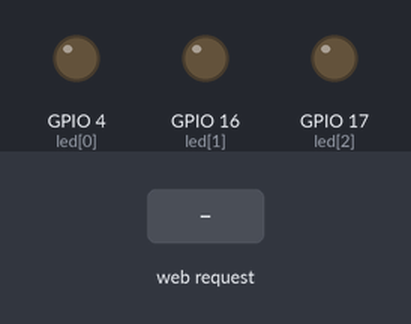
A sketch run on a simulated ESP32. Parts: output pins drawn as LEDs (lit = HIGH). The test bench sets the inputs (shaded band). WiFi joins after 1.5 s; servers stay silent unless stated; what the sketch prints to the serial monitor is not drawn.

Above: at 2.7 s.
2.8 s: HTTP request GET /H received
At 3.7 s:
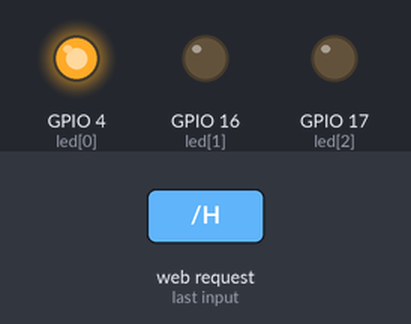
4.3 s: HTTP request GET /ORANGE received
At 4.9 s:
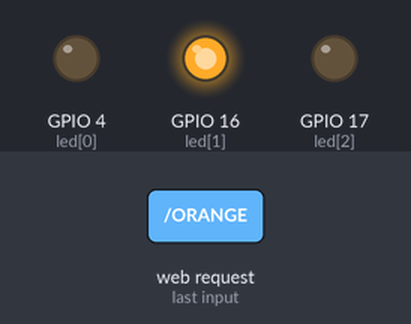
5.8 s: HTTP request GET /GREEN received
At 7.0 s:
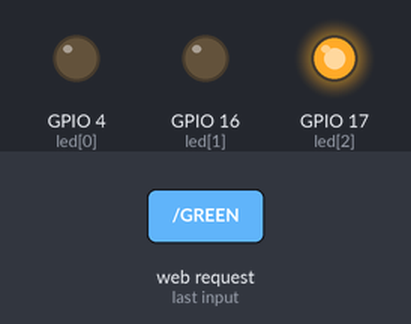
7.3 s: HTTP request GET /L received
At 8.4 s:
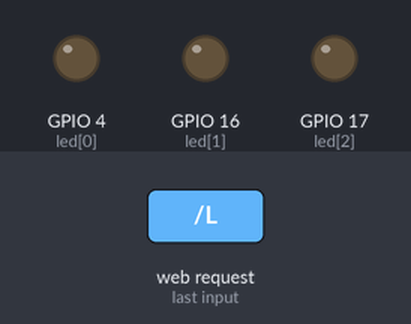
8.8 s: HTTP request GET /H?ledval=1 received
At 9.5 s:
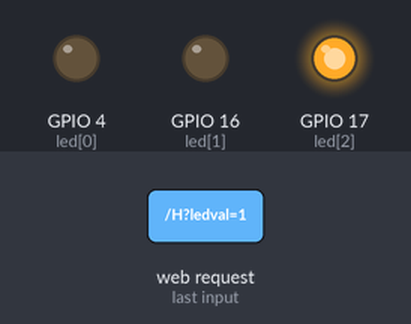
Timing chart, 0 to 11.3 s (numbered marks = the images above; inputs shaded):
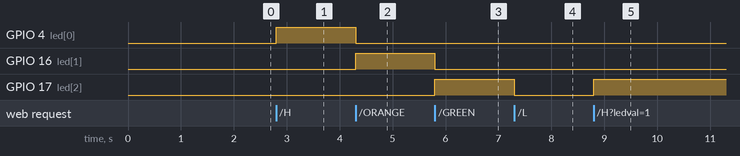

The sketch:

light.ino
```cpp
#include <WiFi.h>
#include <WiFiClient.h>
#include <WebServer.h>
#include <ESPmDNS.h>

const char* ssid = "Sapido_RB-1602G3_d526bf";
const char* password = "";
//const char* ssid = "AndroidAP0B53";
//const char* password = "123456788";
//const char* ssid = "thomas";
//const char* password = "1qaz2wsx";

String website;

bool ledstate=0;

int color=0;

WebServer server(80);
//int led =13;
//const int led1 = 13;
//const int led2 = 12;
//const int led3 = 23;

const int led[]={4,16,17};
int ledcount=3;

void createSite(){
  website+="<!DOCTYPE html><html lang=\"en\"><head> <meta charset=\"UTF-8\"> <meta name=\"viewport\" content=\"width=device-width, initial-scale=1.0\"> <title>Diming LED</title> <script src=\"https://code.jquery.com/jquery-3.3.1.js\"></script> <script>$(document).ready(function(){$(\"[type=range]\").change(function(){var ledvalue=$(\"#led\").val(); $(\".ledvalue\").text(ledvalue);});}); </script> <style>body{background-color: rgb(108, 159, 189);}.container{display: flex; flex-direction: column; align-items: center;}.btn{padding: 0.3em 0.5em; font-size: 1.5em;}.title1{text-align:center;color:rgb(224, 224, 75);text-shadow:0px 3px 5px #000; margin-bottom: 50px;}a{display:block;text-decoration:none;background-color:#FFFFFF;radius:3px;width:150px;text-align:center;margin:0 auto;margin-bottom:30px;font-size:2em;box-shadow: 0px 3px 6px #000;}.btn1{color:black;}.btn2{color:black;}.title2{text-align:center;color:rgb(224, 224, 75);text-shadow:0px 3px 5px #000; margin-bottom: 50px;}a{display:block;text-decoration:none;background-color:#FFFFFF;radius:3px;width:150px;text-align:center;margin:0 auto;margin-bottom:30px;font-size:2em;box-shadow: 0px 3px 6px #000;}.btn3{color:red;}.btn4{color:orange;}.btn5{color:green;}</style></head><body>  <div class=\"container\"> <h1>LED Diming</h1> <h3>LED Light=<span class='ledvalue'>0</span></h3> <form action=\"ledDiming\" method=\"get\" id=\"form1\"> <input type=\"range\" name=\"ledval\" id=\"led\" min=\"0\" max=\"255\"> </form> <br><button type=\"submit\" form=\"form1\" value=\"Submit\" class=\"btn\">Submit</button><h1 class=\"title1\">LED Control</h1> <a class=\"btn1\" href=\"/H\">ON</a> <a class=\"btn2\" href=\"/L\">OFF</a><h1 class=\"title2\">LED Color</h1> <a class=\"btn3\" href=\"/RED\">RED</a> <a class=\"btn4\" href=\"/ORANGE\">ORANGE</a> <a class=\"btn5\" href=\"/GREEN\">GREEN</a> </div></body></html>";
}

void handleRoot() {
  //digitalWrite(led,1);
  server.send(200, "text/html",website);
  //digitalWrite(led,0);

}
void ledDiming(){
  int led_Diming=server.arg("ledval").toInt();
  ledcWrite(0,led_Diming);
  server.send(200,"text/html",website);
}
void LEDON(){
  digitalWrite(led[color], HIGH);
   server.send(200, "text/html",website);
  ledstate=1;
  //ledcAttachPin(led[color],0);
  for(int i=0;i<ledcount;i++){
     ledcAttachPin(led[i],1);
     if(i==color){
      ledcAttachPin(led[i],0);
     }
  }
}
void LEDOFF(){
   server.send(200, "text/html",website);
  digitalWrite(led[color], LOW);
  ledstate=0;
   for(int i=0;i<ledcount;i++){
     ledcAttachPin(led[i],1);
  }
}

void ledRED(){
  server.send(200, "text/html",website);
  for(int i=0;i<ledcount;i++){
    digitalWrite(led[i], LOW);
    if(i==0){
      if(ledstate){
        digitalWrite(led[i], HIGH);
          for(int i=0;i<ledcount;i++){
     ledcAttachPin(led[i],1);
     if(i==0){
      ledcAttachPin(led[i],0);
     }
  }
      }
      color=i;
    }
  }
}

void ledORANGE(){
  server.send(200, "text/html",website);
  for(int i=0;i<ledcount;i++){
    digitalWrite(led[i], LOW);
    if(i==1){
      if(ledstate){
        digitalWrite(led[i], HIGH);
          for(int i=0;i<ledcount;i++){
     ledcAttachPin(led[i],1);
     if(i==1){
      ledcAttachPin(led[i],0);
     }
  }
      }
      color=i;
    }
  }
}

void ledGREEN(){
  server.send(200, "text/html",website);
  for(int i=0;i<ledcount;i++){
    digitalWrite(led[i], LOW);
    if(i==2){
      if(ledstate){
        digitalWrite(led[i], HIGH);
          for(int i=0;i<ledcount;i++){
     ledcAttachPin(led[i],1);
     if(i==2){
      ledcAttachPin(led[i],0);
     }
  }
      }
      color=i;
    }
  }
}
void handleNotFound() {
  //Serial.print("12345");
  String message = "File Not Found\n\n";
  message += "URI: ";
  message += server.uri();
  message += "\nMethod: ";
  message += (server.method() == HTTP_GET) ? "GET" : "POST";
  message += "\nArguments: ";
  message += server.args();
  message += "\n";
  for (uint8_t i = 0; i < server.args(); i++) {
    message += " " + server.argName(i) + ": " + server.arg(i) + "\n";
  }
  server.send(404, "text/plain", message);
}

void setup(void) {
  //Serial.print("12345");
  for(int i=0;i<ledcount;i++){
    pinMode(led[i],OUTPUT);
  }
  //pinMode(led1, OUTPUT);
//  pinMode(led2, OUTPUT);
//  pinMode(led3, OUTPUT);
  ledcSetup(0,5000,8);

 // ledcAttachPin(led1,0);
//  ledcAttachPin(led2,0);
//  ledcAttachPin(led3,0);
  Serial.begin(115200);
  WiFi.mode(WIFI_STA);
  WiFi.begin(ssid, password);
  Serial.println("");
  createSite();
  // Wait for connection
  while (WiFi.status() != WL_CONNECTED) {
    delay(500);
    Serial.print(".");
  }
  Serial.println("");
  Serial.print("Connected to ");
  Serial.println(ssid);
  Serial.print("IP address: ");
  Serial.println(WiFi.localIP());

  if (MDNS.begin("esp32")) {
    Serial.println("MDNS responder started");
  }

  server.on("/", handleRoot);
  server.on("/H", LEDON);
  server.on("/L", LEDOFF);
  server.on("/RED",ledRED);
  server.on("/ORANGE",ledORANGE);
  server.on("/GREEN",ledGREEN);
  server.on("/ledDiming",ledDiming);
  server.on("/inline", []() {
    server.send(200, "text/html", website);
  });

  server.onNotFound(handleNotFound);
  server.begin();
  Serial.println("HTTP server started");
}

void loop(void) {
  server.handleClient();
}
```

Measured:
- after the input at 2.8 s, GPIO 4 (led[0]): LOW → HIGH at once
- after the input at 4.3 s, GPIO 4 (led[0]): HIGH → LOW at once; GPIO 16 (led[1]): LOW → HIGH at once
- after the input at 5.8 s, GPIO 16 (led[1]): HIGH → LOW at once; GPIO 17 (led[2]): LOW → HIGH at once
- after the input at 7.3 s, GPIO 17 (led[2]): HIGH → LOW at once
- after the input at 8.8 s, GPIO 17 (led[2]): LOW → HIGH at once
